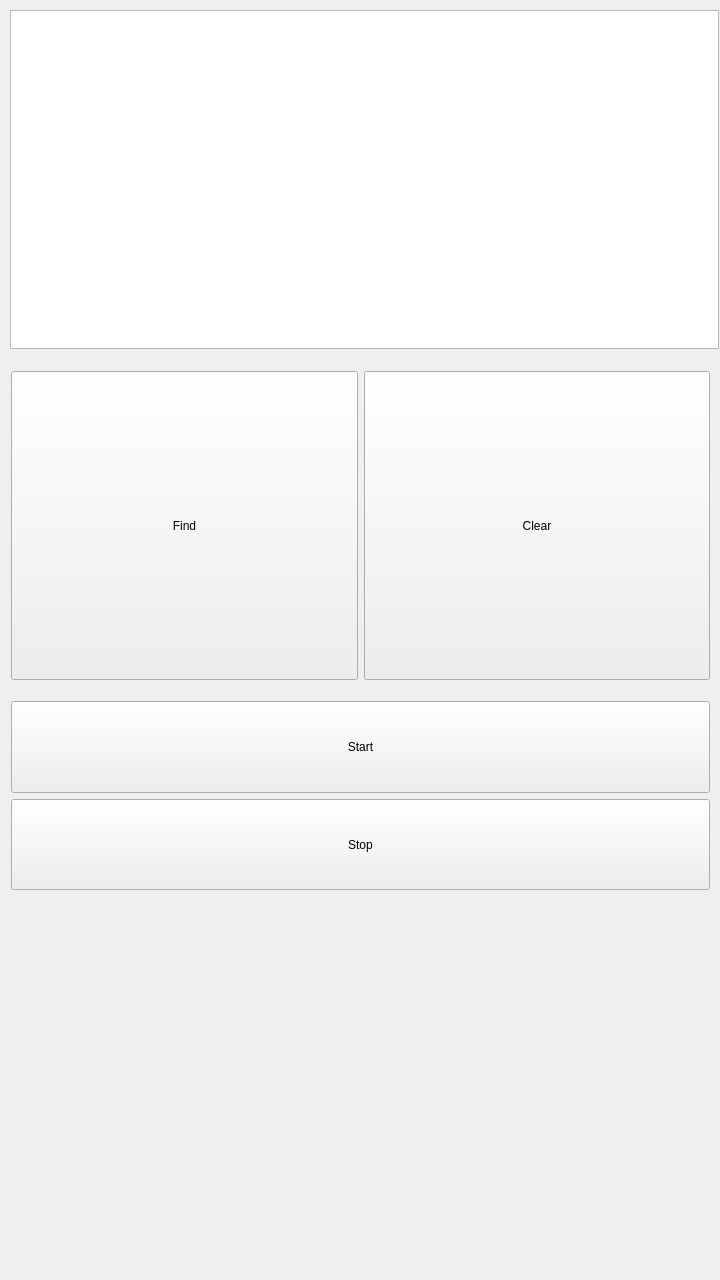
<?xml version="1.0" encoding="UTF-8"?>
<ui version="4.0">
 <class>MainWindow</class>
 <widget class="QMainWindow" name="MainWindow">
  <property name="geometry">
   <rect>
    <x>0</x>
    <y>0</y>
    <width>720</width>
    <height>1280</height>
   </rect>
  </property>
  <property name="windowTitle">
   <string>MainWindow</string>
  </property>
  <widget class="QWidget" name="centralWidget">
   <widget class="QWidget" name="horizontalLayoutWidget">
    <property name="geometry">
     <rect>
      <x>0</x>
      <y>360</y>
      <width>721</width>
      <height>331</height>
     </rect>
    </property>
    <layout class="QHBoxLayout" name="horizontalLayout" stretch="0,0">
     <property name="sizeConstraint">
      <enum>QLayout::SetMaximumSize</enum>
     </property>
     <item>
      <widget class="QPushButton" name="pbFind">
       <property name="sizePolicy">
        <sizepolicy hsizetype="Expanding" vsizetype="Expanding">
         <horstretch>0</horstretch>
         <verstretch>0</verstretch>
        </sizepolicy>
       </property>
       <property name="autoFillBackground">
        <bool>false</bool>
       </property>
       <property name="text">
        <string>Find</string>
       </property>
      </widget>
     </item>
     <item>
      <widget class="QPushButton" name="pbClear">
       <property name="sizePolicy">
        <sizepolicy hsizetype="Expanding" vsizetype="Expanding">
         <horstretch>0</horstretch>
         <verstretch>0</verstretch>
        </sizepolicy>
       </property>
       <property name="text">
        <string>Clear</string>
       </property>
      </widget>
     </item>
    </layout>
   </widget>
   <widget class="QWidget" name="verticalLayoutWidget">
    <property name="geometry">
     <rect>
      <x>-1</x>
      <y>-1</y>
      <width>731</width>
      <height>361</height>
     </rect>
    </property>
    <layout class="QVBoxLayout" name="verticalLayout">
     <item>
      <widget class="QListWidget" name="lwDevList"/>
     </item>
    </layout>
   </widget>
   <widget class="QWidget" name="verticalLayoutWidget_2">
    <property name="geometry">
     <rect>
      <x>0</x>
      <y>690</y>
      <width>721</width>
      <height>211</height>
     </rect>
    </property>
    <layout class="QVBoxLayout" name="verticalLayout_2">
     <item>
      <widget class="QPushButton" name="pbStart">
       <property name="sizePolicy">
        <sizepolicy hsizetype="Expanding" vsizetype="Expanding">
         <horstretch>0</horstretch>
         <verstretch>0</verstretch>
        </sizepolicy>
       </property>
       <property name="text">
        <string>Start</string>
       </property>
      </widget>
     </item>
     <item>
      <widget class="QPushButton" name="pbStop">
       <property name="sizePolicy">
        <sizepolicy hsizetype="Minimum" vsizetype="Expanding">
         <horstretch>0</horstretch>
         <verstretch>0</verstretch>
        </sizepolicy>
       </property>
       <property name="text">
        <string>Stop</string>
       </property>
      </widget>
     </item>
    </layout>
   </widget>
  </widget>
 </widget>
 <layoutdefault spacing="6" margin="11"/>
 <resources/>
 <connections/>
</ui>
